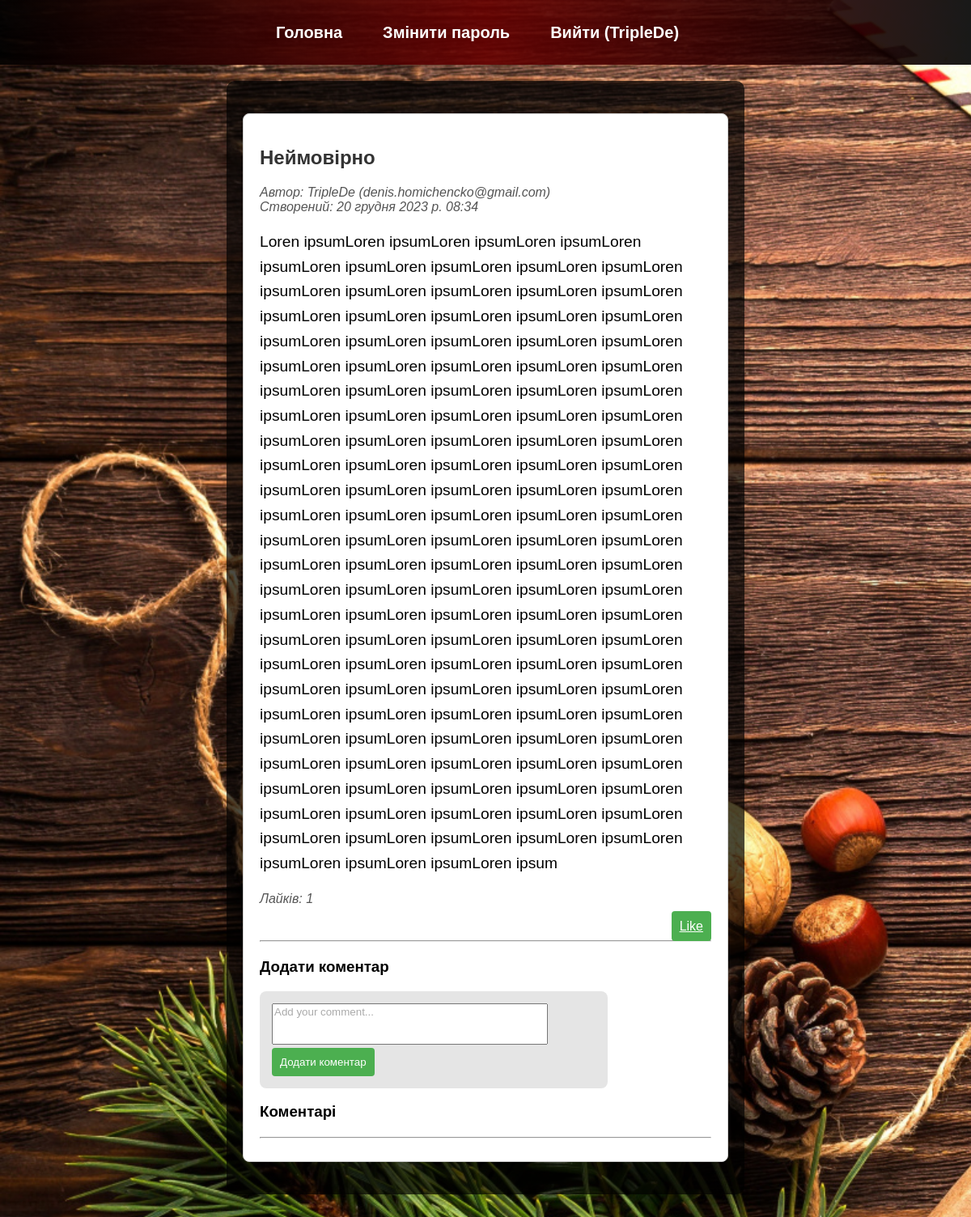
Page /post/8/comment/ (signed in) on the committed database.
### blog/models.py (models this page shows, shortened)
class Post(models.Model):
    title = models.CharField(max_length=200)
    content = models.TextField()
    created_at = models.DateTimeField(auto_now_add=True)
    author = models.ForeignKey(User, on_delete=models.CASCADE)

### blog/views.py (the view)
# urls.py: path('post/<int:post_id>/comment/', add_comment, name='add_comment'),
@login_required(login_url='/login/')
def add_comment(request, post_id):
    post = get_object_or_404(Post, pk=post_id)
    likes_count = post.like_set.filter(is_like=True).count()
    if request.method == 'POST':
        form = CommentForm(request.POST)
        if form.is_valid():
            comment = form.save(commit=False)
            comment.post = post
            comment.author = request.user
            comment.save()
            return redirect('post_detail', pk=post_id)
    else:
        form = CommentForm()
    comments = post.comment_set.all().order_by('-created_at')
    return render(request, 'blog/add_comment.html', {'form': form, 'post': post, 'likes_count': likes_count, 'comments': comments})

### blog/forms.py
class CommentForm(forms.ModelForm):
    class Meta:
        model = Comment
        fields = ['content']
        widgets = {
            'content': forms.Textarea(attrs={'rows': 3, 'placeholder': 'Add your comment...'}),
        }
    def __init__(self, *args, **kwargs):
        super(CommentForm, self).__init__(*args, **kwargs)
        self.fields['content'].label = False

### blog/templates/blog/add_comment.html (shortened to what this page needs)
{% extends 'blog/base.html' %}
{% block content %}
    <div class="post-detail">
        <h2>{{ post.title }}</h2>
        <p class="post-info">
            Автор: {{ post.author.username }} ({{ post.author.email }}) <br>
            Створений: {{ post.created_at }}
        </p>
        <p class="post-content">{{ post.content }}</p>
        <p class="post-info">Лайків: {{ likes_count }}</p>
        <div class="button-container">
            <a href="{% url 'like_post' post.id %}" class="btn btn-primary like-button">Like</a>
        </div>
        <hr>
        <div class="add-comment">
            <h3>Додати коментар</h3>
            <form method="post" action="{% url 'add_comment' post.id %}" class="comment-form">
                {{ form.content }}
                <button type="submit" class="btn btn-primary" onclick="return validateComment()">Додати коментар</button>
            </form>
        </div>
        <h3>Коментарі</h3>
        <hr>
    </div>
{% endblock %}

### blog/templates/blog/base.html (shortened to what this page needs)
{% load static %}
<!DOCTYPE html>
<html lang="en" xmlns="http://www.w3.org/1999/xhtml">
<head>
    <link rel="stylesheet" href="https://cdnjs.cloudflare.com/ajax/libs/font-awesome/6.0.0/css/all.min.css">
</head>
<body>
<nav>
    <ul>
        <li><a href="{% url 'post_list' %}">Головна</a></li>
        {% if user.is_authenticated %}
            <li><a href="{% url 'change_password' %}">Змінити пароль</a></li>
            <li><a href="{% url 'logout' %}">Вийти ({% if user.is_authenticated %}{{ user.username }}{% endif %})</a></li>
        {% else %}
            <li><a href="{% url 'login' %}">Авторизація</a></li>
            <li><a href="{% url 'register' %}">Реєстрація</a></li>
        {% endif %}
    </ul>
</nav>
<div class="content">
    {% block content %}{% endblock %}
</div>
</body>
</html>

### blog/templates/blog/add_comment.html (style rules this page uses)
.post-detail { max-width: 800px; margin: 20px auto; padding: 20px; background-color: #fff; border: 1px solid #ccc; border-radius: 8px; }
.post-content { font-size: 1.2em; line-height: 1.6; }
.comment-form textarea::placeholder { color: #aaa; }
.post-info { font-style: italic; color: #555; }
.add-comment { margin-top: 20px; }
.comment-form { max-width: 400px; margin-top: 10px; }
.button-container { text-align: right; }
.like-button { background-color: #4caf50; color: #fff; padding: 10px; border: none; border-radius: 4px; cursor: pointer; }
.btn-primary { background-color: #4caf50; color: #fff; padding: 10px; border: none; border-radius: 4px; cursor: pointer; }
.comment-form textarea { font-family: 'Arial', sans-serif; resize: none; }

### rows in the picture
Post: title "Неймовірно", author.username "TripleDe", author.email "denis.homichencko@gmail.com", created_at "20 грудня 2023 р. 08:34", content "Loren ipsumLoren ipsumLoren ipsumLoren ipsumLoren ipsumLoren ipsumLoren ipsumLoren ipsumLoren ipsumLoren ipsumLoren ipsumLoren ipsumLoren ipsumLoren ipsumLoren ipsumLoren ipsumLoren ipsumLoren ipsumLoren ipsumLoren ipsumLoren ipsumLoren ipsumLoren ipsumLoren ipsumLoren ipsumLoren ipsumLoren ipsumLoren ipsumLoren ipsumLoren ipsumLoren ipsumLoren ipsumLoren ipsumLoren ipsumLoren ipsumLoren ipsumLoren ipsumLoren ipsumLoren ipsumLoren ipsumLoren ipsumLoren ipsumLoren ipsumLoren ipsumLoren ipsumLoren ipsumLoren ipsumLoren ipsumLoren ipsumLoren ipsumLoren ipsumLoren ipsumLoren ipsumLoren ipsumLoren ipsumLoren ipsumLoren ipsumLoren ipsumLoren ipsumLoren ipsumLoren ipsumLoren ipsumLoren ipsumLoren…"

### other values in the picture
{{ user.username }} "TripleDe"
{{ likes_count }} "1"
